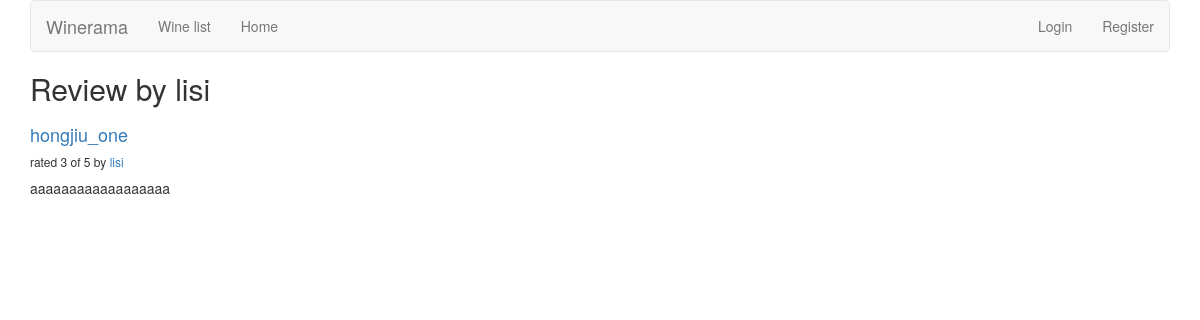
Screenshot of /reviews/review/user/lisi/ with the database file from the repository.
### reviews/models.py (models this page shows, shortened)
class Review(models.Model):
    RATING_CHOICES = (
        (1, '1'),
        (2, '2'),
        (3, '3'),
        (4, '4'),
        (5, '5'),
    )
    wine = models.ForeignKey(Wine)
    pub_date = models.DateTimeField('date published')
    user_name = models.CharField(max_length=100)
    comment = models.CharField(max_length=200)
    rating = models.IntegerField(choices=RATING_CHOICES)

class Wine(models.Model):
    name = models.CharField(max_length=200)

### reviews/views.py (the view)
# urls.py: url(r'^review/user/(?P<username>\w+)/$', views.user_review_list, name='user_review_list'),
def user_review_list(request, username=None):
    if not username:
        username = request.user.username
    latest_review_list = Review.objects.filter(user_name=username).order_by('-pub_date')
    context = {'latest_review_list':latest_review_list, 'username':username}
    return render(request, 'reviews/user_review_list.html', context)

### reviews/templates/reviews/user_review_list.html
{% extends 'reviews/review_list.html' %}
{% block title %}
<h2>Review by {{ username }}</h2>
{% endblock %}

### reviews/templates/reviews/review_list.html (shortened to what this page needs)
{% extends 'base.html' %}
{% block content %}
{% if latest_review_list %}
<div class="row">
    {% for review in latest_review_list %}
    <div class="col-xs-6 col-lg-4">
        <h4><a href="{% url 'reviews:review_detail' review.id %}">
        {{ review.wine.name }}
        </a></h4>
        <h6>rated {{ review.rating }} of 5 by <a href="{% url 'reviews:user_review_list' review.user_name %}"> {{ review.user_name }} </a></h6>
        <p>{{ review.comment }}</p>
    </div>
    {% endfor %}
</div>
{% else %}
<p>No reviews are available.</p>
{% endif %}
{% endblock %}

### rows the page displays
Review: user_name "lisi", wine.name "hongjiu_one", rating "3", comment "aaaaaaaaaaaaaaaaaa"
